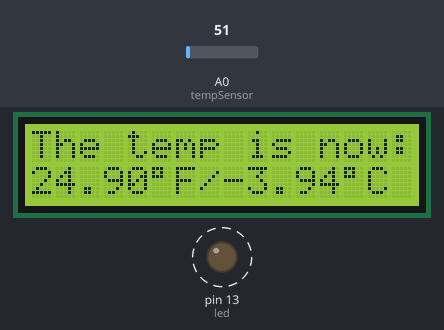
Recording of a sketch running on a simulated Arduino Uno, built with avr-gcc and run on an emulated ATmega328P. Parts: 16×2 character LCD, output pins drawn as LEDs (lit = HIGH). Dashed ring = blinking. The test bench sets the inputs (shaded band); at power-on: A0 (tempSensor) = 51.

Above: at 1.2 s.
1.3 s: A0 (tempSensor) set to 69
At 3.3 s:
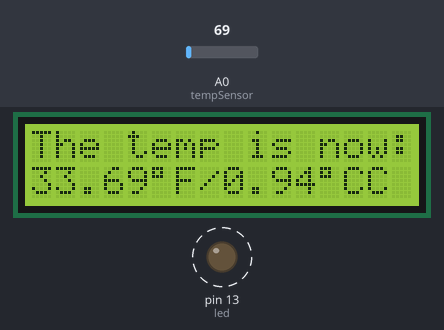
7.3 s: A0 (tempSensor) set to 61
At 9.4 s:
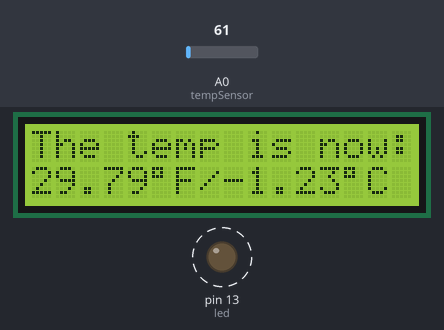
13.3 s: A0 (tempSensor) set to 71
At 15.5 s:
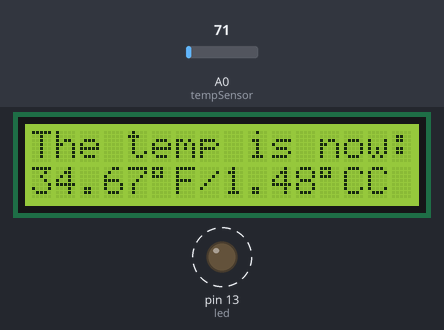
Timing chart, 0 to 21.7 s (numbered marks = the images above; inputs shaded):
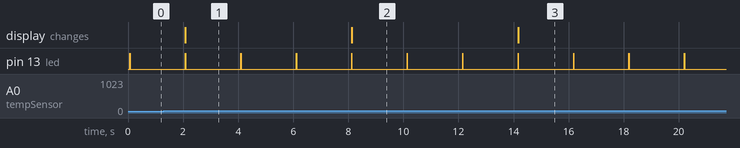

Measured:
- the behaviour switches between 65 and 66 on A0 (tempSensor) (found by bisection; images 0 and 1)
- after the input at 1.3 s, the display: changes after 0.78 s (image 1)
- after the input at 7.3 s, the display: changes after 0.82 s (image 2)
- after the input at 13.3 s, the display: changes after 0.86 s (image 3)
- by itself, pin 13 (led): alternates HIGH for 0.01 s and LOW for 2.0 s

The sketch:

LM34_LCD.ino
```cpp
#include <LiquidCrystal.h>

// initialize the library with the numbers of the interface pins
LiquidCrystal lcd(12, 11, 5, 4, 3, 2);

const int tempSensor = A0;
int tempReading;
int led = 13;

void setup() {
  // set up the LCD's number of columns and rows:
  lcd.begin(16, 2);
  // Print a message to the LCD.
  lcd.print("The temp is now:");

  pinMode(led, OUTPUT);

  //Serial.begin(9600);

}

void loop() {

  tempReading = analogRead(tempSensor); // take reading at pin A0
  float voltage = tempReading * 5; // re-scale to 5V/1024
  voltage /= 1024;

   float tempF = voltage*100; // LM34 is 10mV/F so multiple by 100 to get 1V/F
   //eg. if temp is 70F then voltage = 0.7 so multiply by 100 to show 70.

  float tempC = (tempF-32)*5/9;

  lcd.setCursor(0, 1); // point to 2nd line
  lcd.print(tempF); // print the measured temp in F
  lcd.print((char)223); // print the degree symbol
  lcd.print("F"); // print F
  lcd.print("/");
  lcd.print(tempC);
  lcd.print((char)223);
  lcd.print("C");
  digitalWrite(led, HIGH);   // make LED on pin 13 on
  delay(10); // on for 0.1sec
  digitalWrite(led, LOW);    // turn the LED off by making the voltage LOW
  delay(2000);  // wait 1.9sec before re-starting loop
delay(1);
}
```
